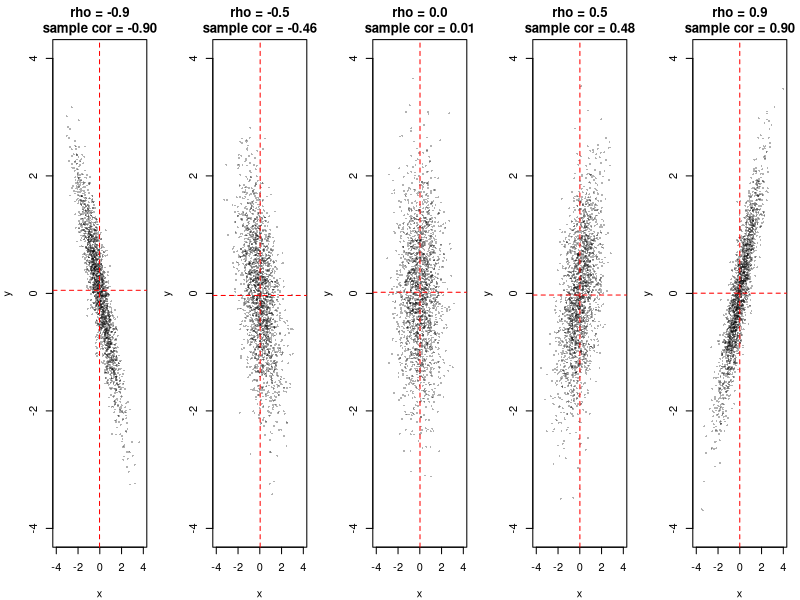
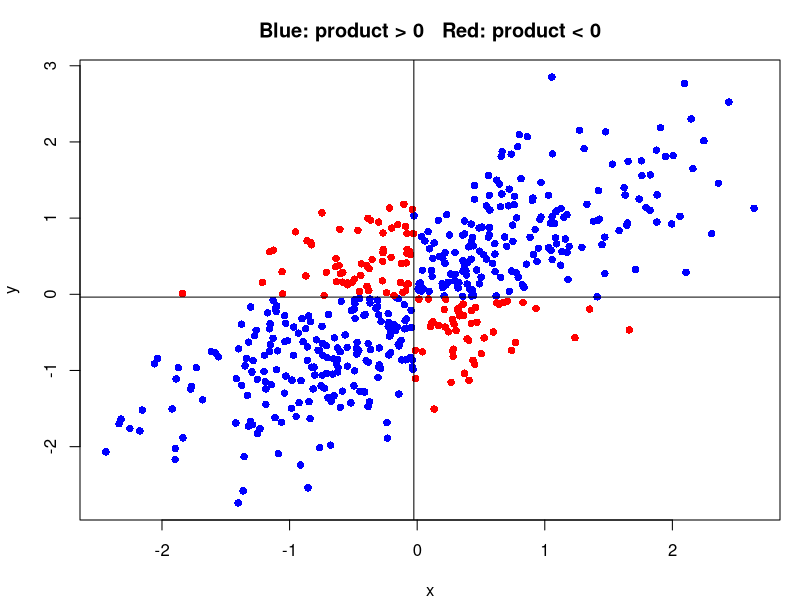
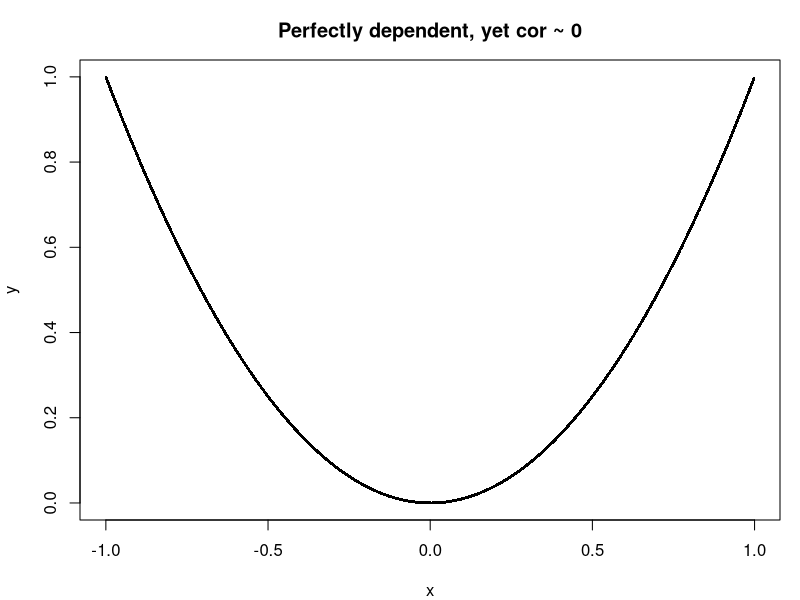

Source code (R) for these figures, in order:
# STAT 400 -- Covariance, Variance, Correlation: classroom simulations
# Base R only. Run top to bottom; each "Demo" is independent.
set.seed(400)

## ---- Demo 1: What does covariance "look like"? -------------------------
# Same marginals (X, Y ~ N(0,1)), different dependence. Cov(X,Y) = rho here.
n <- 2000
sim_pair <- function(rho, n) {
  x <- rnorm(n)
  y <- rho * x + sqrt(1 - rho^2) * rnorm(n)   # Var(Y)=1, Cov(X,Y)=rho
  cbind(x, y)
}
rhos <- c(-0.9, -0.5, 0, 0.5, 0.9)
par(mfrow = c(1, 5), mar = c(4, 4, 3, 1))
for (r in rhos) {
  d <- sim_pair(r, n)
  plot(d, pch = 16, cex = 0.4, col = rgb(0, 0, 0, 0.3), xlim = c(-4, 4), ylim = c(-4, 4),
       main = sprintf("rho = %.1f\nsample cor = %.2f", r, cor(d[, 1], d[, 2])))
  abline(h = mean(d[, 2]), v = mean(d[, 1]), col = "red", lty = 2)  # quadrants!
}
par(mfrow = c(1, 1))
# Talking point: red lines cut the plot into 4 quadrants. (x-mu_x)(y-mu_y) > 0 in
# upper-right/lower-left, < 0 in the other two. Cov = average of those products.

## ---- Demo 2: Covariance as an average of products (by hand vs cov()) ----
d <- sim_pair(0.7, 500); x <- d[, 1]; y <- d[, 2]
prod_dev <- (x - mean(x)) * (y - mean(y))
sum(prod_dev) / (length(x) - 1)    # sample covariance by hand
cov(x, y)                          # identical
# Color points by the sign of the product
plot(x, y, pch = 16, col = ifelse(prod_dev > 0, "blue", "red"),
     main = "Blue: product > 0   Red: product < 0")
abline(h = mean(y), v = mean(x))

## ---- Demo 3: Covariance depends on units; correlation does not ---------
height_in <- rnorm(300, 68, 3)
weight_lb <- 150 + 4 * (height_in - 68) + rnorm(300, 0, 15)
c(cov_in_lb  = cov(height_in, weight_lb),
  cov_cm_kg  = cov(height_in * 2.54, weight_lb * 0.4536),   # changes!
  cor_in_lb  = cor(height_in, weight_lb),
  cor_cm_kg  = cor(height_in * 2.54, weight_lb * 0.4536))   # same!

## ---- Demo 4: Var(X+Y) = Var X + Var Y + 2 Cov(X,Y) ---------------------
# Why portfolios / sums of dependent variables are not "just add the variances".
for (rho in c(-0.8, 0, 0.8)) {
  d <- sim_pair(rho, 1e5); x <- d[, 1]; y <- d[, 2]
  cat(sprintf("rho=%+.1f  var(X+Y)=%.3f  var(X)+var(Y)+2cov=%.3f  var(X)+var(Y)=%.3f\n",
              rho, var(x + y), var(x) + var(y) + 2 * cov(x, y), var(x) + var(y)))
}

## ---- Demo 5: Cov = 0 does NOT imply independence -----------------------
x <- runif(5000, -1, 1); y <- x^2          # Y is a function of X!
c(cov = cov(x, y), cor = cor(x, y))        # approximately 0
plot(x, y, pch = 16, cex = 0.4, main = "Perfectly dependent, yet cor ~ 0")
# Correlation only measures LINEAR association.

## ---- Demo 6: Check the discrete worked example from the notes ----------
p <- matrix(c(.2, .1, 0,
              .1, .3, .1,
              0,  .1, .1), nrow = 3, byrow = TRUE,
            dimnames = list(X = 0:2, Y = 0:2))
vals <- 0:2
EX <- sum(vals * rowSums(p)); EY <- sum(vals * colSums(p))
EXY <- sum(outer(vals, vals) * p)
covXY <- EXY - EX * EY
varX <- sum(vals^2 * rowSums(p)) - EX^2
varY <- sum(vals^2 * colSums(p)) - EY^2
c(EX = EX, EY = EY, EXY = EXY, Cov = covXY, VarX = varX, VarY = varY,
  Corr = covXY / sqrt(varX * varY))        # 0.9, 0.9, 1.1, 0.29, 0.49, 0.49, 0.592
# Simulate from the table and compare
# Rows of t(p) run over x slowest, y fastest; make the cell list in the same order
cells <- expand.grid(Y = vals, X = vals)[, c("X", "Y")]
idx <- sample(nrow(cells), 1e5, replace = TRUE, prob = as.vector(t(p)))
s <- cells[idx, ]
c(cov = cov(s$X, s$Y), cor = cor(s$X, s$Y))                           # ~0.29, ~0.59
